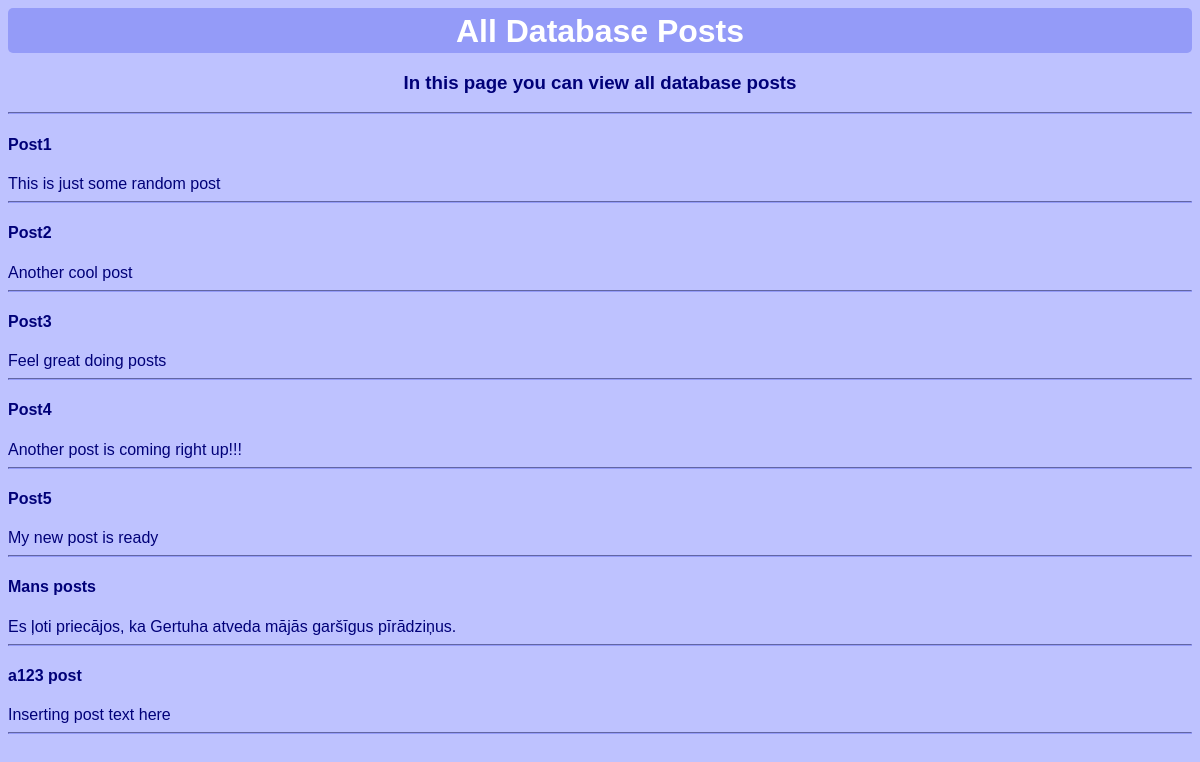
The page /post_all on the database as committed earlier.
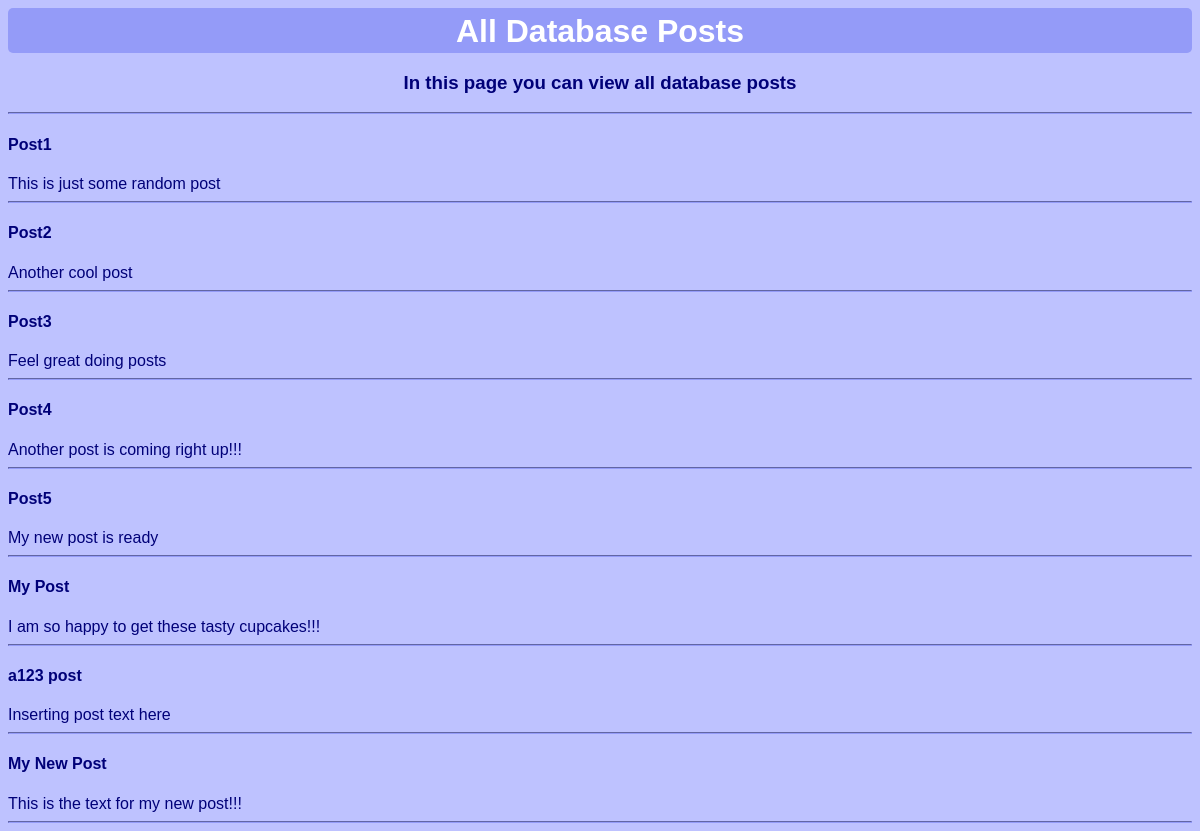
The same page on the database as committed later.
### Database.py (models this page shows)
class Post(db.Model):  # Define a class 'Post' that inherits from SQLAlchemy Model class
    id = db.Column(db.Integer, primary_key=True)  # Primary key column for unique identification
    title = db.Column(db.String(300), nullable=False)  # Column for the post title, not nullable (can not be empty)
    text = db.Column(db.Text, nullable=False)  # Column for the post content

### app.py (the view)
@app.route('/post_all')  # Define a route for displaying posts
def post_all():  # Query all posts from the database using the Post model
    from Database import Post
    posts = Post.query.all()  # Retrieve all Post records from the database
    return render_template('post_all.html',
                           posts=posts)  # Render the 'post_all.html' template and pass the retrieved posts to it

### templates/post_all.html (shortened to what this page needs)
<!DOCTYPE html>
<html lang="en">
<head>
    <link rel="stylesheet" href="{{url_for('static', filename='css/db_style.css')}}">
</head>
<body>
    <h1>All Database Posts</h1>
    <center>
    <h3>In this page you can view all database posts</h3>
    </center>
    <hr>
    {% for post in posts %}
        <h4>{{post.title}}</h4>
        {{post.text}}
        <hr>
    {% endfor %}
</body>
</html>

Rows that differ between the two databases and show on the page:
changed Post: title "Mans posts" → "My Post"; text "Es ļoti priecājos, ka Gertuha atveda mājās garšīgus pīrādziņus." → "I am so happy to get these tasty cupcakes!!!"
added Post: title "My New Post", text "This is the text for my new post!!!"
